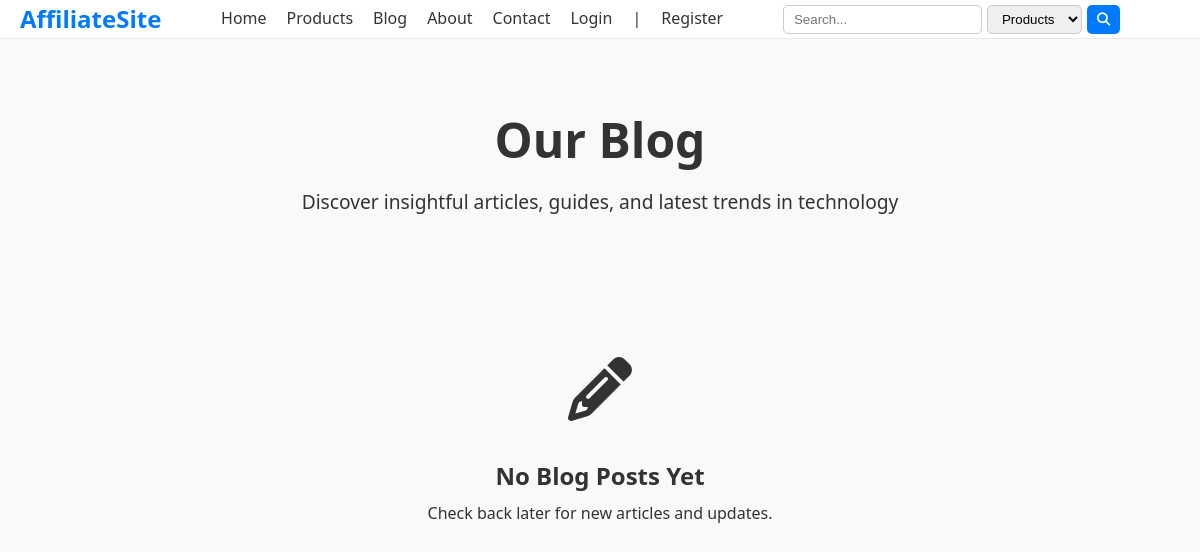
Page /blog/?category=Tech on the earlier database version.
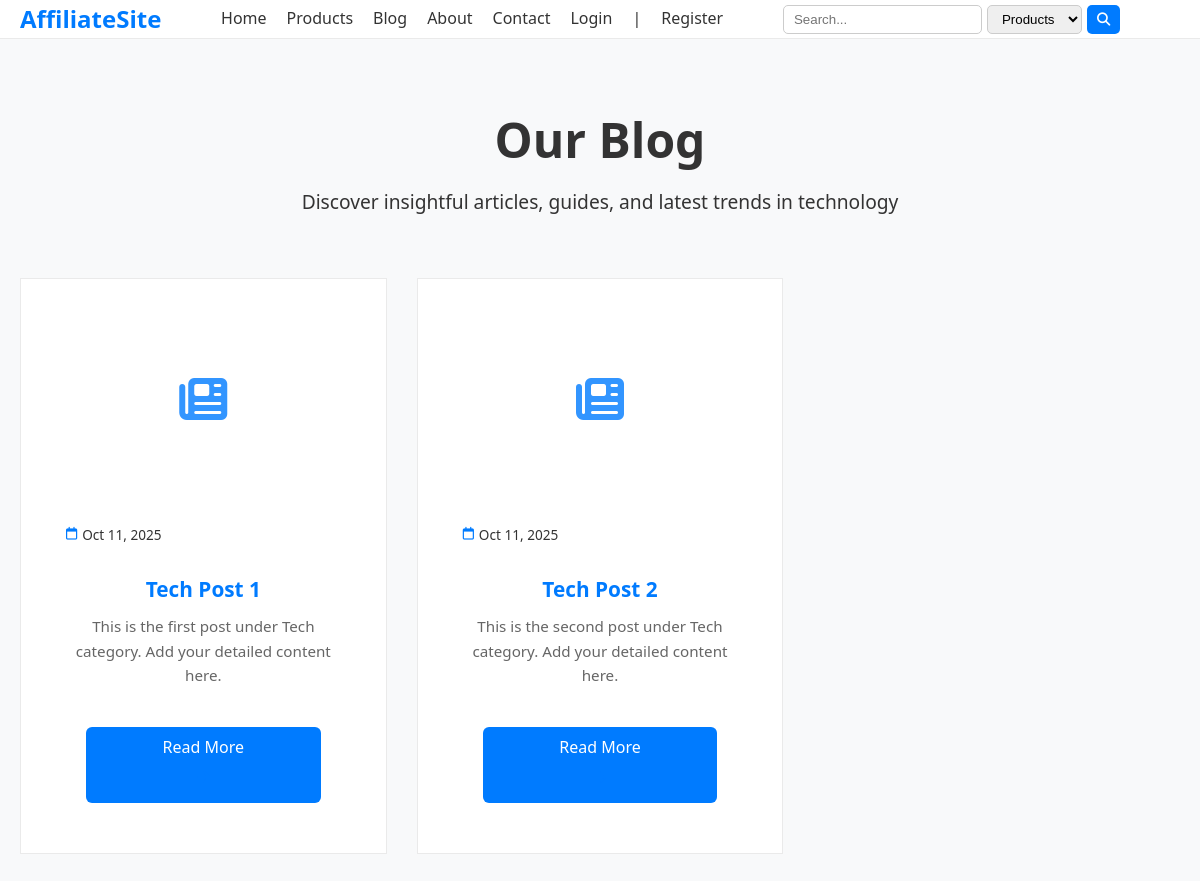
Same page on the later database version.
### blog/models.py (models this page shows, shortened)
class BlogPost(models.Model):
    title = models.CharField(max_length=200)
    content = models.TextField()
    category = models.ForeignKey(BlogCategory, on_delete=models.CASCADE, related_name='posts')
    created_at = models.DateTimeField(auto_now_add=True)

### blog/views.py (the view)
# urls.py: path('', views.blog_list, name='blog_list'),
def blog_list(request):
    category_name = request.GET.get('category')
    if category_name:
        posts = BlogPost.objects.filter(category__name=category_name)
    else:
        posts = BlogPost.objects.all()
    categories = BlogCategory.objects.all()
    return render(request, 'blog/blog_list.html', {
        'posts': posts,
        'categories': categories,
        'active_category': category_name,
    })

### blog/templates/blog/blog_list.html (shortened to what this page needs)
{% extends 'base.html' %}
{% block content %}
<div class="blog-container container">
    <section class="blog-header">
        <h1>Our Blog</h1>
        <p class="blog-subtitle">Discover insightful articles, guides, and latest trends in technology</p>
    </section>
    <div class="blog-grid grid-3x3">
        {% for post in posts %}
        <article class="blog-card card">
            <div class="card-image">
                {% if post.image %}
                    <img src="{{ post.image.url }}" alt="{{ post.title }}">
                {% else %}
                    <div class="card-image-placeholder">
                        <i class="fas fa-newspaper"></i>
                    </div>
                {% endif %}
                <div class="card-category">
                    {% if post.category %}
                        <span class="category-tag">{{ post.category.name }}</span>
                    {% endif %}
                </div>
            </div>
            <div class="card-content">
                <div class="card-meta">
                    <span class="publish-date">
                        <i class="far fa-calendar"></i>
                        {{ post.created_at|date:"M j, Y" }}
                    </span>
                </div>
                <h3 class="card-title">
                    <a href="{% url 'blog:blog_detail' post.pk %}">{{ post.title }}</a>
                </h3>
                <p class="card-excerpt">{{ post.content|striptags|truncatewords:25 }}</p>
                <div class="card-footer">
                    <a href="{% url 'blog:blog_detail' post.pk %}" class="btn btn-outline">
                        Read More
                        <i class="fas fa-arrow-right"></i>
                    </a>
                </div>
            </div>
        </article>
        {% empty %}
        <div class="no-posts">
            <div class="no-posts-icon">
                <i class="fas fa-pencil-alt"></i>
            </div>
            <h3>No Blog Posts Yet</h3>
            <p>Check back later for new articles and updates.</p>
        </div>
        {% endfor %}
    </div>
</div>
{% endblock %}

Differences in the rows shown:
now on this page (row edited): BlogPost: created_at "Oct 11, 2025", title "Tech Post 1", content "This is the first post under Tech category. Add your detailed content here."
now on this page (row edited): BlogPost: created_at "Oct 11, 2025", title "Tech Post 2", content "This is the second post under Tech category. Add your detailed content here."
Other differences:
text no longer shown: "No Blog Posts Yet Check back later for new articles and updates."
